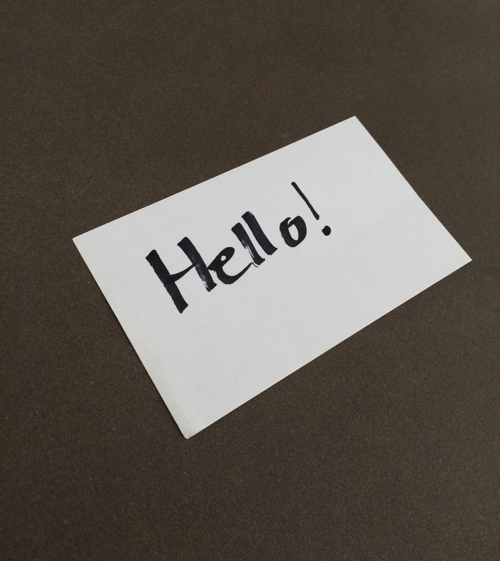
#> input picture CV/get-perspective-transform-example/get-perspective-transform-example/images/example_01.png, 500 x 561 px
$ python -i Scanner.py   (imports and definitions only)
#> lines starting #> are read from the running program, lines starting #| are printed output that depends on the picture; after the words box and inside, x2 and y2 are one past the last pixel; in counts of white or black regions, pixels touching at a corner belong together
#> further down, picture is the input picture: shape (561, 500, 3); mean B, G, R 80.9, 88.6, 95.4
# from pyimagesearch.transform import four_point_transform
import cv2
import imutils
from skimage.filters import threshold_local


#ap = argparse.ArgumentParser()
#ap.add_argument("-i", "--image", required = True,
#	help = "Path to the image to be scanned")
#args = vars(ap.parse_args())


#scanner object initiated when the service is requested
#think of multiple bills.
#intitiates when asked to add a bill
class Scanner():
    def getImage(self):
        #UI - ask if needs to be scanned or imported
        # assert the option buttons to define the path or send 0 for camera:
        #make sure to return the image object from the path.
        path = ""
        print("fetching image")
        if path != None:
            return None
        else:
            #write logic to open camera and click and image
            return None

    def prepImage(self, image):
        ratio = image.shape[0] / 500.0
#> ratio = 1.12
        orig = image.copy()
        image = imutils.resize(image, height=500)
        gray = cv2.cvtColor(image, cv2.COLOR_BGR2GRAY)
        gray = cv2.GaussianBlur(gray, (5, 5), 0)
        edged = cv2.Canny(gray, 75, 200)
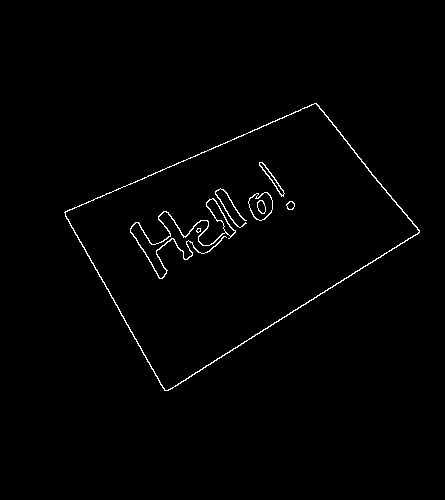
#> edged: shape (500, 445); 1.1% white in thin lines or dots, all inside (x1, y1, x2, y2) = (64, 103, 420, 391)
        cv2.imshow("Image", image)
        cv2.imshow("Edged", edged)
        cv2.waitKey(0)
        cv2.destroyAllWindows()
        cnts = cv2.findContours(edged.copy(), cv2.RETR_LIST,
                                cv2.CHAIN_APPROX_SIMPLE)
#> cnts = 15 contours, 2 with area under 20; largest, box (x1, y1, x2, y2) and area: (64, 103, 420, 391) 52959, (65, 103, 420, 391) 52524, (130, 198, 236, 279) 539, (248, 192, 273, 221) 496, (248, 192, 273, 221) 466
        cnts = imutils.grab_contours(cnts)
        cnts = sorted(cnts, key=cv2.contourArea, reverse=True)[:5]
#> cnts = 5 contours; box (x1, y1, x2, y2) and area: (64, 103, 420, 391) 52959, (65, 103, 420, 391) 52524, (130, 198, 236, 279) 539, (248, 192, 273, 221) 496, (248, 192, 273, 221) 466

        for c in cnts:
            # approximate the contour
            peri = cv2.arcLength(c, True)
            approx = cv2.approxPolyDP(c, 0.02 * peri, True)

            if len(approx) == 4:
                screenCnt = approx
                break
#> this loop made 1 pass
#> (peri, screenCnt) on pass 1: (1008.7, [[316, 103], [64, 212], [164, 390], [419, 232]])

        cv2.drawContours(image, [screenCnt], -1, (0, 255, 0), 2)
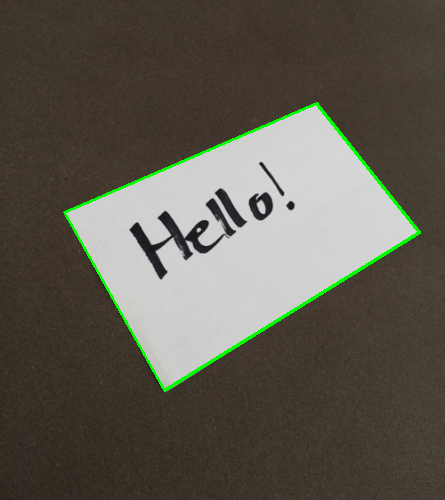
#> image: shape (500, 445, 3); mean of channels 0, 1, 2 79.2, 89.9, 93.5; drawn as B, G, R
        cv2.imshow("Outline", image)
        cv2.waitKey(0)
        cv2.destroyAllWindows()

        # warped = four_point_transform(orig, screenCnt.reshape(4, 2) * ratio)
        warped = None
#> (the run stopped early here; a loop or call above may not have finished)

$ run again, on CV/get-perspective-transform-example/get-perspective-transform-example/images/example_02.png
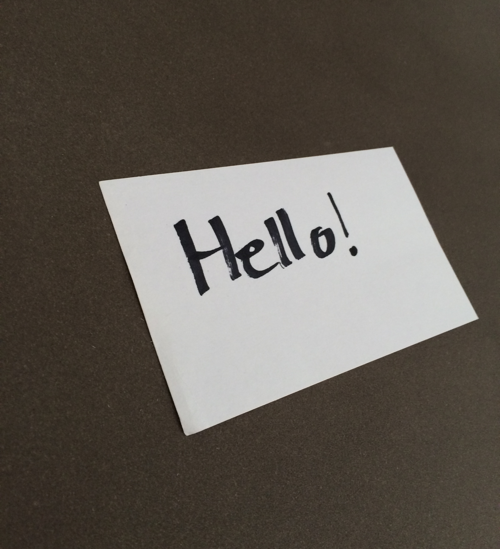
#> input picture CV/get-perspective-transform-example/get-perspective-transform-example/images/example_02.png, 500 x 549 px
#> picture is the input picture: shape (549, 500, 3); mean B, G, R 82.4, 90, 96.5
#> in prepImage, `edged = cv2.Canny(gray, 75, 200)`:
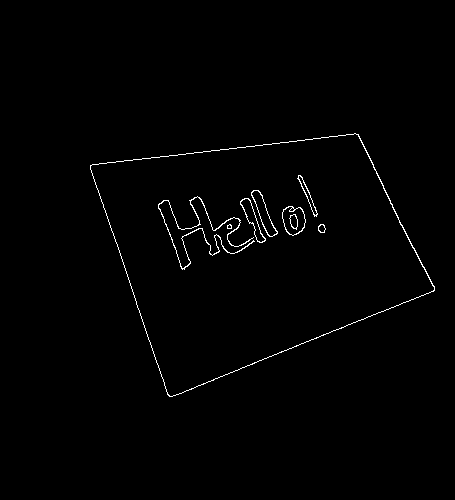
#> edged: shape (500, 455); 0.92% white in thin lines or dots, all inside (x1, y1, x2, y2) = (90, 133, 435, 397)
#> in prepImage, `cnts = cv2.findContours(edged.copy(), cv2.RETR_LIST, cv2.CHAIN_APPROX_..`: cnts = 18 contours, 3 with area under 20; largest, box (x1, y1, x2, y2) and area: (90, 133, 435, 397) 57335, (90, 133, 435, 397) 57246, (282, 206, 306, 236) 510, (282, 206, 306, 236) 478, (251, 190, 278, 237) 422
#> in prepImage, `cnts = sorted(cnts, key=cv2.contourArea, reverse=True)[:5]`: cnts = 5 contours; box (x1, y1, x2, y2) and area: (90, 133, 435, 397) 57335, (90, 133, 435, 397) 57246, (282, 206, 306, 236) 510, (282, 206, 306, 236) 478, (251, 190, 278, 237) 422
#> the loop in prepImage, `for c in cnts:` made 1 pass
#> (peri, screenCnt) on pass 1: (1041.8, [[358, 134], [90, 165], [169, 396], [434, 290]])
#> in prepImage, `cv2.drawContours(image, [screenCnt], -1, (0, 255, 0), 2)`:
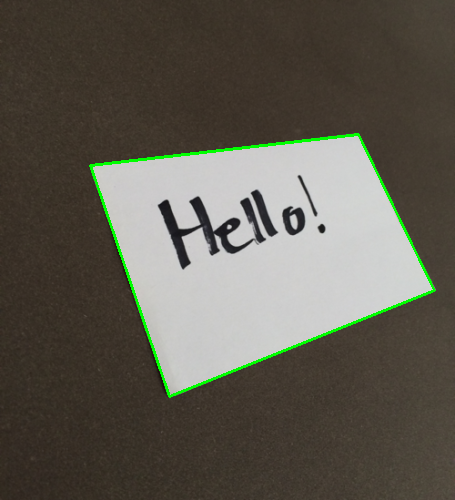
#> image: shape (500, 455, 3); mean of channels 0, 1, 2 80.7, 91.3, 94.6; drawn as B, G, R

$ run again, on CV/get-perspective-transform-example/get-perspective-transform-example/images/example_03.png
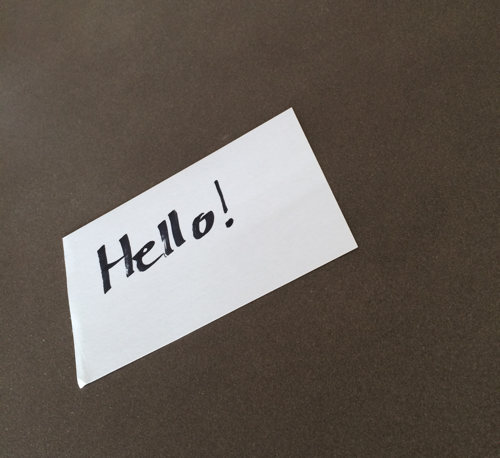
#> input picture CV/get-perspective-transform-example/get-perspective-transform-example/images/example_03.png, 500 x 458 px
#> picture is the input picture: shape (458, 500, 3); mean B, G, R 86.6, 94.4, 102.9
#> in prepImage, `edged = cv2.Canny(gray, 75, 200)`:
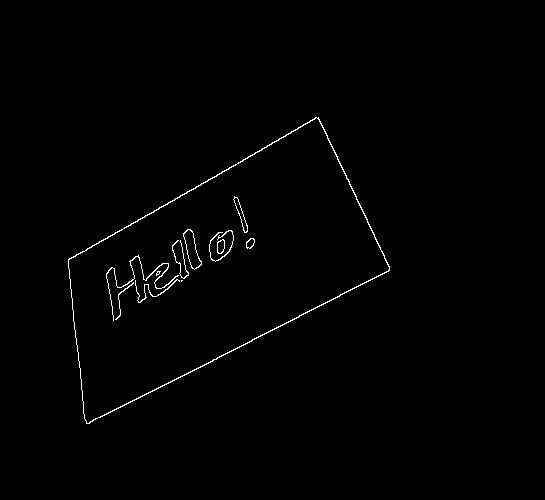
#> edged: shape (500, 545); 0.79% white in thin lines or dots, all inside (x1, y1, x2, y2) = (68, 117, 390, 424)
#> in prepImage, `cnts = cv2.findContours(edged.copy(), cv2.RETR_LIST, cv2.CHAIN_APPROX_..`: cnts = 18 contours, 5 with area under 20; largest, box (x1, y1, x2, y2) and area: (68, 117, 390, 424) 50915, (68, 117, 390, 424) 50552, (183, 229, 202, 270) 360, (183, 229, 202, 270) 344, (233, 196, 248, 233) 141
#> in prepImage, `cnts = sorted(cnts, key=cv2.contourArea, reverse=True)[:5]`: cnts = 5 contours; box (x1, y1, x2, y2) and area: (68, 117, 390, 424) 50915, (68, 117, 390, 424) 50552, (183, 229, 202, 270) 360, (183, 229, 202, 270) 344, (233, 196, 248, 233) 141
#> the loop in prepImage, `for c in cnts:` made 1 pass
#> (peri, screenCnt) on pass 1: (1029.9, [[318, 117], [68, 259], [86, 423], [389, 270]])
#> in prepImage, `cv2.drawContours(image, [screenCnt], -1, (0, 255, 0), 2)`:
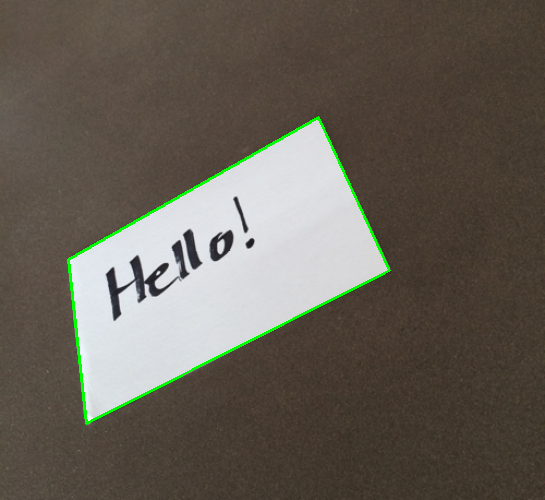
#> image: shape (500, 545, 3); mean of channels 0, 1, 2 85, 95.1, 101.2; drawn as B, G, R
